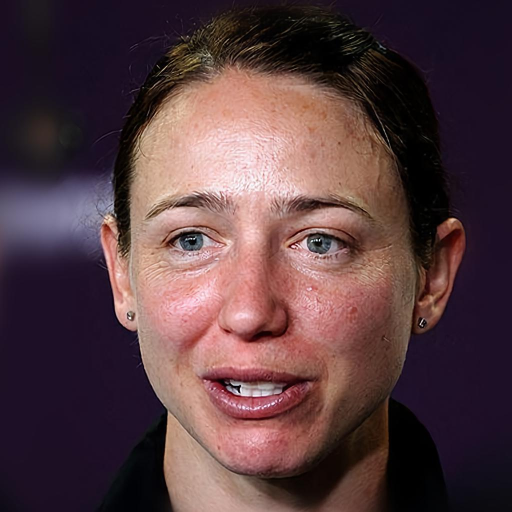
#> input picture SAM/notebooks/images/866.jpg, 1024 x 1024 px (shown at 1/2 size)
$ python -i image_utils.py   (imports and definitions only)
#> lines starting #> are read from the running program, lines starting #| are printed output that depends on the picture
#> further down, picture is the input picture: PIL image 1024x1024 RGB; mean R, G, B 86.5, 60.9, 64.8
from PIL import Image
import numpy as np
import cv2
import os


def preprocess_image(input_image, opts=None, method='face_crop'):


#> called with method = 'face_crop'
    size = getattr(opts, 'preprocess_size', 256) if opts is not None else 256
    # Convert PIL -> OpenCV BGR
    img = cv2.cvtColor(np.array(input_image.convert('RGB')), cv2.COLOR_RGB2BGR)
    grey_img = cv2.cvtColor(img, cv2.COLOR_BGR2GRAY)
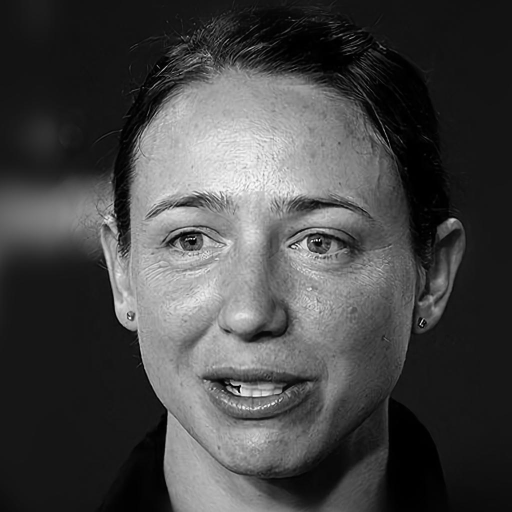
#> grey_img: shape (1024, 1024) (shown at 1/2 size); min 0, max 254, mean 69

    # Haar cascade classifier
    face_classifier = cv2.CascadeClassifier(
        cv2.data.haarcascades + "haarcascade_frontalface_default.xml"
    )

    faces = face_classifier.detectMultiScale(
        grey_img, scaleFactor=1.1, minNeighbors=5, minSize=(30, 30)
    )
#> faces = [[160, 189, 690, 690]]

    # If no faces found, return resized original
    if len(faces) == 0:
        return input_image.resize((size, size))

    best_area = 0
    best_crop = None
    for (x, y, w, h) in faces:
        if w <= 0 or h <= 0:
            continue
        x_max = min(img.shape[1], x + w)
        y_max = min(img.shape[0], y + h)
        x0 = max(0, x)
        y0 = max(0, y)
        im_cropped = img[y0:y_max, x0:x_max]
        if im_cropped.size == 0:
            continue
        area = (x_max - x0) * (y_max - y0)
        if area > best_area:
            best_area = area
            best_crop = im_cropped
#> this loop made 1 pass
#> (x, y, w, h, x_max, y_max, x0, y0) on pass 1: (160, 189, 690, 690, 850, 879, 160, 189)
#> pass 1, in preprocess_image, `im_cropped = img[y0:y_max, x0:x_max]`:
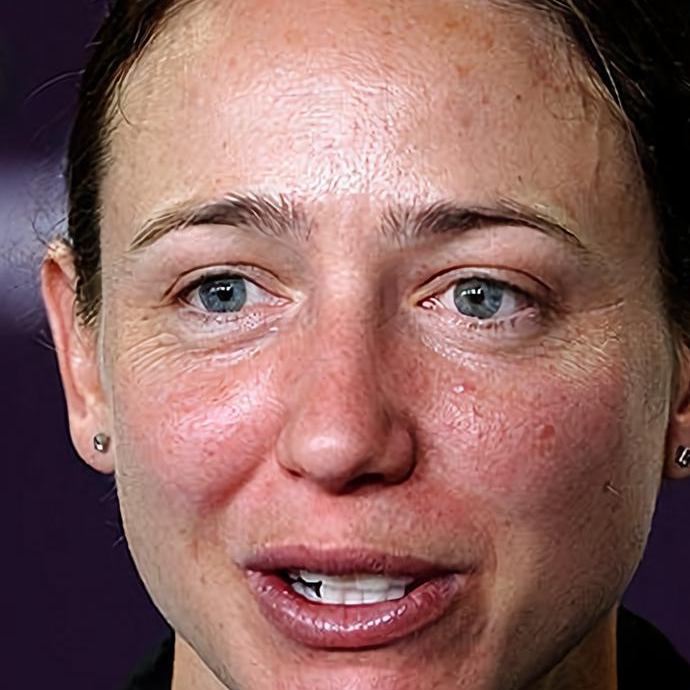
#> im_cropped: shape (690, 690, 3); mean B, G, R 94.5, 98.8, 138.1
#> after the loop, best_area = 476100

    if best_crop is None:
        return input_image.resize((size, size))

    # back to RGB and resize
    best_crop = cv2.cvtColor(best_crop, cv2.COLOR_BGR2RGB)
    best_crop = cv2.resize(best_crop, (size, size))
#> best_crop: shape (256, 256, 3)

    # optionally save debug crop inside exp_dir
    try:
        if opts is not None and hasattr(opts, 'exp_dir') and opts.exp_dir:
            debug_dir = os.path.join(opts.exp_dir, 'preprocess_debug')
            os.makedirs(debug_dir, exist_ok=True)
            debug_path = os.path.join(debug_dir, 'crop.png')

            # If file exists, increment counter
            counter = 2
            base_path = debug_path.replace('.png', '')
            while os.path.exists(debug_path):
                debug_path = f"{base_path}_{counter}.png"
                counter += 1

            cv2.imwrite(debug_path, cv2.cvtColor(best_crop, cv2.COLOR_RGB2BGR))
    except Exception:
        # Don't fail inference for debug writing errors
        pass

    best_crop = best_crop.astype(np.uint8)
    pil_img = Image.fromarray(best_crop)
    return pil_img

>>> from PIL import Image
>>> picture = Image.open('../notebooks/images/866.jpg')
>>> result = preprocess_image(picture)
